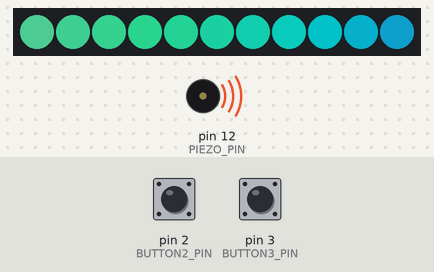
This sketch was run on a simulated Arduino Uno, built with avr-gcc and run on an emulated ATmega328P. Parts: 11 RGB LEDs in strip order, left to right, buzzer (waves = sounding). The test bench sets the inputs (shaded band); at power-on: pin 2 (BUTTON2_PIN) HIGH, pin 3 (BUTTON3_PIN) HIGH. Dim RGB values are drawn brighter than linear.

Above: at 1.26 s.
1.3 s: pin 2 (BUTTON2_PIN) pulled LOW for 0.15 s
At 1.81 s:
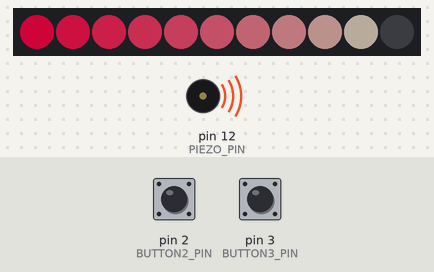
2.0 s: pin 2 (BUTTON2_PIN) pulled LOW for 1 s
At 2.4 s:
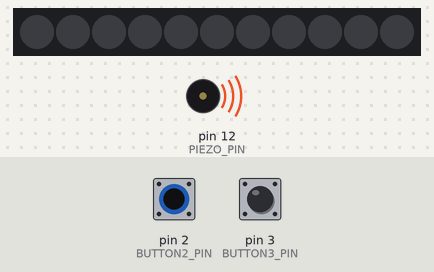
3.6 s: pin 2 (BUTTON2_PIN) pulled LOW for 0.15 s
At 4.11 s:
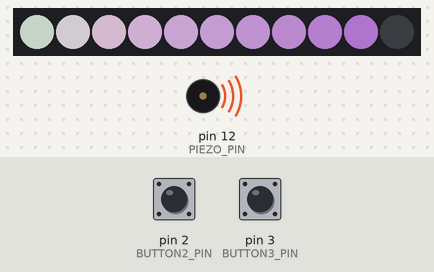
4.3 s: pin 2 (BUTTON2_PIN) pulled LOW for 3.2 s
At 7.75 s:
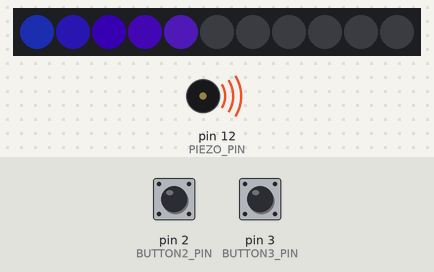
8.1 s: pin 2 (BUTTON2_PIN) pulled LOW for 0.15 s
At 8.61 s:
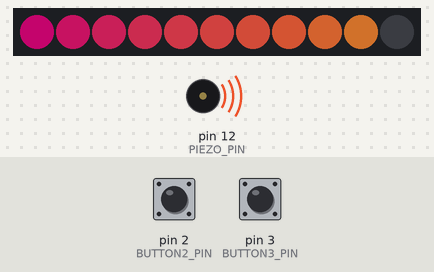
8.8 s: pin 2 (BUTTON2_PIN) pulled LOW for 1 s
At 9.97 s:
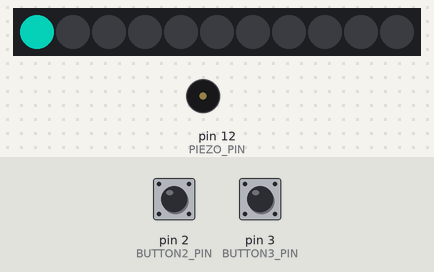
Timing chart, 0 to 13.4 s (numbered marks = the images above; inputs shaded):
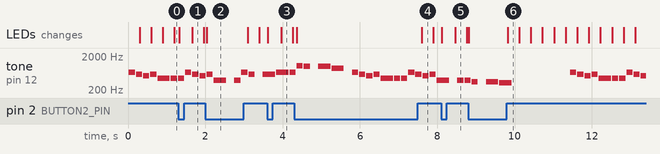

Measured:
- after the input at 1.3 s, the LEDs: first change at once (image 1 shows a later state)
- after the input at 2.0 s, the LEDs: change at once (image 2)
- after the input at 3.6 s, the LEDs: first change at once (image 3 shows a later state)
- after the input at 4.3 s, the LEDs: first change after 0.07 s (image 4 shows a later state)
- after the input at 8.1 s, the LEDs: first change at once (image 5 shows a later state)
- after the input at 8.8 s, the LEDs: first change at once (image 6 shows a later state)
- by itself, tone on pin 12 (PIEZO_PIN): plays 349 Hz for 0.16 s, 349 Hz for 0.32 s, 330 Hz for 0.32 s, 659 Hz for 0.16 s, 587 Hz for 0.16 s, 523 Hz for 0.16 s … (13 notes in this stretch)

The sketch:

matchbox.ino
```cpp
#include <Adafruit_DotStar.h>
#include <avr/pgmspace.h>         // needed for PROGMEM
#include <SPI.h>

/*
  These defines control which song is included
  Un-comment the one you wish to use as the main song, and comment out the other(s)
  NOTE: For the larger book version, the FF "fanfare" is included as a second song
  and prefixed by "fanfare_"
 */

//#define CRYSTAL_GEMS
#define GIANT_WOMAN

#include "songs.h" // include file with song definitions

const uint32_t tone_space = 25; // min spacing in ms between subsequent notes
uint32_t next_note_delay = 25; // min delay in ms before tone routine runs again
volatile bool alternate_song = false; // flag that determines which song to play

#define PIEZO_PIN 12 // The pulse-width-modulation pin is the piezo buzzer attached to

/*
  This routine will play the next note in the sequence, and set the proper delay before it
  should be called again.
  Note: static variables are initialized once, and retain value between calls.
 */
void playNextNote()
{
  static uint32_t length = 20; // duration of a 64th note
  static uint16_t count = 0; // the current note to play

  // Are we playing the alternate song? Then read from "fanfare_note_[durs/pitch]"
  // Otherwise, read from the default song
  if (alternate_song)
  {
    if (count >= fanfare_notecount) // have we reached the end of the song? then reset the counter
      count = 0;

    noTone(PIEZO_PIN); // make sure we free the pin to be used again

    // read the current note, if it's not a rest note, then play the desired pitch on the piezo pin for the specified duration
    if (pgm_read_word(&fanfare_note_pitch[count]) != REST)
      tone(PIEZO_PIN, pgm_read_word(&fanfare_note_pitch[count]), pgm_read_byte(&fanfare_note_durs[count]) * length);

    // set the delay before this should be called again by the length of the note, and the spacing between notes
    next_note_delay = pgm_read_byte(&fanfare_note_durs[count]) * length + tone_space;
  }
  else
  {
    if (count >= notecount)
      count = 0;

    noTone(PIEZO_PIN);
    if (pgm_read_word(&note_pitch[count]) != 0)
      tone(PIEZO_PIN, pgm_read_word(&note_pitch[count]), pgm_read_byte(&note_durs[count])*length);
    next_note_delay = pgm_read_byte(&note_durs[count]) * length + tone_space;
  }

  ++count; //increment the counter, so the next note is used in the next call
}


#define NUMPIXELS 11 // Number of RGB LEDs in the strip

Adafruit_DotStar strip = Adafruit_DotStar(NUMPIXELS, DOTSTAR_BRG); //initialize the strip, using hardware SPI

uint8_t brightness = 128; //0-255, scales the intensity of the LEDs
volatile bool reset_leds = 0; // flag to determine if LEDs should be blanks

/*
  This procedure will update the LED strip.
  The current sequence it implements here is to push a color onto the strip.
  Each call will move the color on each LED to the next LED.
  The new color pushed onto the strip will be an RGB value, with each channel between
  0 and "brightness"
 */
void updateLEDs()
{
  // an array holding the next color to show [R, G, B]
  static uint8_t next_color[3] = {0, 0, 0};
  // how much to change next_color by [R, G, B]
  static int8_t color_increment[3] = {7, 5, 3};

  if (reset_leds)
  {
    //set each pixel to black/off
    for (uint8_t i = 0; i < NUMPIXELS; ++i)
      strip.setPixelColor(i, 0);

    reset_leds = false; //make sure to reset this flag

    strip.show(); //update the LED strip with new colors

    return; //exit the routine
  }

  /* change each channel in next_color
     Seems complicated, but end result is each channel osciallates between 0 and brightness
     The complication is testing for sign and preventing overrun...
   */
  for (uint8_t i = 0; i < 3; ++i)
  {
    uint8_t diff = brightness - next_color[i];
    int8_t inc = color_increment[i];
    if (inc > 0 && diff < inc)
    {
      next_color[i] = brightness;
      color_increment[i] = -inc;
    }
    else if (inc < 0 && -inc >  next_color[i])
    {
      next_color[i] = 0;
      color_increment[i] = -inc;
    }
    else
      next_color[i] += inc;
  }

  //move color down one position on the strip!
  for (uint8_t i = NUMPIXELS - 1; i > 0; --i)
    strip.setPixelColor(i, strip.getPixelColor(i - 1));

  //set the first LED to "next_color"
  strip.setPixelColor(0, next_color[1], next_color[0], next_color[2]);
  strip.show(); // update strip to show new colors
}

// which pins the buttons are attached to
#define BUTTON1_PIN 0
#define BUTTON2_PIN 2
#define BUTTON3_PIN 3

/* Interrupt routine
   We attach this to a button interrupt later, whenever button is pressed, this routine is called
   Simply sets the "reset_leds" flag to true.
   NOTE: When using interrupts, the variables that are read/written to must be declared with "volatile"
 */
void resetLEDs ()
{
  reset_leds = true;
}

/* The Setup routine!
   This is called once upon startup, and a good place to initialize things.
   Here, we just initialize the strip (has it's own startup routine we need to call)
   and also set the pins we're using to the proper mode, and attach interrupts!
 */
void setup() {
  strip.begin(); // Initialize pins for output
  strip.show();  // Turn all LEDs off ASAP

  /* Change the first button to "input, with internal pullup"
     This means the pin will be held at HIGH voltage, and we can trigger it by connecting to LOW/"ground"
   */
  pinMode(BUTTON1_PIN, INPUT_PULLUP);
  attachInterrupt(2, resetLEDs, FALLING); //interrupt 2 is the corresponding intr for PIN 0..., set to run the interrupt once when changes from HIGH to LOW (aka, will run when button is pressed)

  pinMode(BUTTON2_PIN, INPUT_PULLUP);
  pinMode(BUTTON3_PIN, INPUT_PULLUP);
}

/*
  Constants used when multitasking, the delay before the specific routine should run again
  Refer to https://learn.adafruit.com/multi-tasking-the-arduino-part-1/overview for more in-depth info
 */
const uint32_t led_interval = 20; //min delay in ms before LED routine runs again
const uint32_t button_interval = 20;

/*
  The Loop! This is run after the setup routine, and called continuously.
 */
void loop() {
  static uint32_t previous_millis_led = 0; //when LED routine ran last
  static uint32_t previous_millis_note = 0; //when tone routine ran last
  static uint32_t previous_millis_button = 0; //when button routine ran last

  uint32_t current_millis = millis(); //what is the current time?

  // Has enough time passed to re-run the LED routine? then run and update last-run time
  if (current_millis - previous_millis_led >= led_interval)
  {
    previous_millis_led = millis();
    updateLEDs();
  }

  if (current_millis - previous_millis_note >= next_note_delay)
  {
    previous_millis_note = millis();
    playNextNote();
  }

  if (current_millis - previous_millis_button >= button_interval)
  {
    previous_millis_button = millis();
    if (digitalRead(BUTTON2_PIN) == LOW)
      reset_leds = true;
    else if (digitalRead(BUTTON3_PIN) == LOW)
      alternate_song = true;
    else
      alternate_song = false;
  }
}
```

pitches.h
```cpp
/*************************************************
 * Public Constants
 *************************************************/

#define REST      0
#define NOTE_B0  31
#define NOTE_C1  33
#define NOTE_CS1 35
#define NOTE_D1  37
#define NOTE_DS1 39
#define NOTE_E1  41
#define NOTE_F1  44
#define NOTE_FS1 46
#define NOTE_G1  49
#define NOTE_GS1 52
#define NOTE_A1  55
#define NOTE_AS1 58
#define NOTE_B1  62
#define NOTE_C2  65
#define NOTE_CS2 69
#define NOTE_D2  73
#define NOTE_DS2 78
#define NOTE_E2  82
#define NOTE_F2  87
#define NOTE_FS2 93
#define NOTE_G2  98
#define NOTE_GS2 104
#define NOTE_A2  110
#define NOTE_AS2 117
#define NOTE_B2  123
#define NOTE_C3  131
#define NOTE_CS3 139
#define NOTE_D3  147
#define NOTE_DS3 156
#define NOTE_E3  165
#define NOTE_F3  175
#define NOTE_FS3 185
#define NOTE_G3  196
#define NOTE_GS3 208
#define NOTE_A3  220
#define NOTE_AS3 233
#define NOTE_B3  247
#define NOTE_C4  262
#define NOTE_CS4 277
#define NOTE_D4  294
#define NOTE_DS4 311
#define NOTE_E4  330
#define NOTE_F4  349
#define NOTE_FS4 370
#define NOTE_G4  392
#define NOTE_GS4 415
#define NOTE_A4  440
#define NOTE_AS4 466
#define NOTE_B4  494
#define NOTE_C5  523
#define NOTE_CS5 554
#define NOTE_D5  587
#define NOTE_DS5 622
#define NOTE_E5  659
#define NOTE_F5  698
#define NOTE_FS5 740
#define NOTE_G5  784
#define NOTE_GS5 831
#define NOTE_A5  880
#define NOTE_AS5 932
#define NOTE_B5  988
#define NOTE_C6  1047
#define NOTE_CS6 1109
#define NOTE_D6  1175
#define NOTE_DS6 1245
#define NOTE_E6  1319
#define NOTE_F6  1397
#define NOTE_FS6 1480
#define NOTE_G6  1568
#define NOTE_GS6 1661
#define NOTE_A6  1760
#define NOTE_AS6 1865
#define NOTE_B6  1976
#define NOTE_C7  2093
#define NOTE_CS7 2217
#define NOTE_D7  2349
#define NOTE_DS7 2489
#define NOTE_E7  2637
#define NOTE_F7  2794
#define NOTE_FS7 2960
#define NOTE_G7  3136
#define NOTE_GS7 3322
#define NOTE_A7  3520
#define NOTE_AS7 3729
#define NOTE_B7  3951
#define NOTE_C8  4186
#define NOTE_CS8 4435
#define NOTE_D8  4699
#define NOTE_DS8 4978

/*************************************************
* Note Duration Constants
*************************************************/
#define FN 1    // 64th note
#define TN 2    // 32nd note
#define DTN 3   // dotted 32nd note
#define SN 4    // 16th note
#define DSN 6   // dotted 16th note
#define EN 8    // 8th note
#define DEN 12  // dotted 8th note
#define QN 16   // quarter note
#define DQN 24  // dotted quarter note
#define HN 32   // half note
#define DHN 48  // dotted half note
#define WN 64   // whole note
#define DWN 96  // dotted whole note
```

songs.h
```cpp
#include <avr/pgmspace.h>         // needed for PROGMEM
#include "pitches.h"

const uint16_t fanfare_notecount = 69;
const PROGMEM uint8_t fanfare_note_durs[] = {
	EN, EN, EN, QN, QN, QN,
	QN, EN, DHN,
	QN, QN, QN, EN, QN,
	EN, QN, EN, QN, EN,
	QN, QN, QN, EN, 72,
	QN, QN, QN, EN, QN,
	EN, QN, EN, QN, EN,
	QN, QN, QN, EN, 72,
	QN, QN, QN, EN, QN,
	EN, QN, EN, QN, EN,
	QN, QN, QN, EN, 72,
	QN, QN, QN, EN, QN,
	EN, QN, EN, QN, EN,
	QN, QN, QN, EN, 136,
};

const PROGMEM uint16_t fanfare_note_pitch[] = {
  NOTE_F5, NOTE_F5, NOTE_F5, NOTE_F5, NOTE_CS5, NOTE_DS5,
	NOTE_F5, NOTE_DS5, NOTE_F5,
	NOTE_C5, NOTE_B4, NOTE_C5, NOTE_B4, NOTE_DS5,
	NOTE_DS5, NOTE_D5, NOTE_E5, NOTE_D5, NOTE_D5,
	NOTE_C5, NOTE_B4, NOTE_A4, NOTE_B4, NOTE_G4,
	NOTE_C5, NOTE_B4, NOTE_C5, NOTE_B4, NOTE_DS5,
	NOTE_DS5, NOTE_D5, NOTE_E5, NOTE_D5, NOTE_D5,
	NOTE_C5, NOTE_B4, NOTE_C5, NOTE_DS5, NOTE_F5,
	NOTE_C5, NOTE_B4, NOTE_C5, NOTE_B4, NOTE_DS5,
	NOTE_DS5, NOTE_D5, NOTE_E5, NOTE_D5, NOTE_D5,
	NOTE_C5, NOTE_B4, NOTE_A4, NOTE_B4, NOTE_G4,
	NOTE_C5, NOTE_B4, NOTE_C5, NOTE_B4, NOTE_DS5,
	NOTE_DS5, NOTE_D5, NOTE_E5, NOTE_D5, NOTE_D5,
  NOTE_C5, NOTE_B4, NOTE_C5, NOTE_DS5, NOTE_F5,
};

#ifdef CRYSTAL_GEMS
const uint16_t notecount = 58;
//non chorded version
const PROGMEM uint8_t note_durs[] = {
	HN, HN,
	QN, EN, QN, DQN,
	HN, QN, QN,
	QN, QN, QN, EN, EN+HN,
	QN, EN, EN,
	EN, QN, QN, QN, EN+EN,
	EN, QN, HN,
	QN, QN, QN, EN, EN+HN,
	QN, QN,
	DQN, EN, EN, DQN,
	HN, HN,
	HN, QN, EN, EN+QN,
	HN, QN,
	QN, DEN, SN, QN, QN,
	QN, QN, HN,
	WN,
	SN, SN, SN, SN,
	SN, SN, SN, SN,
	SN, SN, SN, SN,
	SN, SN, SN, WN+SN,
};
const PROGMEM uint16_t note_pitch[] = {
	NOTE_D4, REST,
	NOTE_G4, NOTE_G4, NOTE_D4, NOTE_D4,
	NOTE_DS4, REST, NOTE_B3,
	NOTE_DS4, NOTE_D4, NOTE_D4, NOTE_D4, NOTE_E4,
	REST, REST, NOTE_E4,
	NOTE_B4, NOTE_A4, NOTE_G4, NOTE_A4, NOTE_A4,
	REST, REST, NOTE_DS4,
	NOTE_B4, NOTE_A4, NOTE_G4, NOTE_F4, NOTE_G4,
	REST, NOTE_D4,
	NOTE_B4, NOTE_A4, NOTE_G4, NOTE_A4,
	NOTE_F4, NOTE_DS4,
	NOTE_B3, REST, NOTE_A3, NOTE_A3,
	NOTE_G3, REST,
	NOTE_B4, NOTE_A4, REST, NOTE_G4, NOTE_A4,
	NOTE_G4, REST, NOTE_DS4,
	NOTE_B4,
	NOTE_G3, NOTE_B3, NOTE_D4, NOTE_F4,
	NOTE_G4, NOTE_B4, NOTE_D5, NOTE_B3,
	NOTE_D4, NOTE_F4, NOTE_G4, NOTE_B4,
	NOTE_D5, NOTE_F5, NOTE_G5, NOTE_B5,
};

#endif //CRYSTAL_GEMS

#ifdef GIANT_WOMAN
const uint16_t notecount = 211;
const PROGMEM uint8_t note_durs[] = {
	EN, EN, EN, EN, QN, EN, EN,
	EN, EN, EN, EN, QN, EN, EN,
	EN, EN, EN, QN, QN, EN,
	EN, EN, EN, QN, QN, EN,
	EN, EN, EN, EN, QN, EN, EN,
	EN, EN, EN, EN, QN, EN, EN,

	EN, EN, EN, QN, QN, EN,
	WN,
	EN, EN, EN, EN, QN, EN, EN,
	EN, EN, EN, EN, QN, EN, EN,
	EN, EN, EN, QN, QN, EN,
	EN, EN, EN, QN, QN, EN,

	EN, EN, EN, EN, QN, EN, EN,
	EN, EN, EN, EN, QN, EN, EN,
	EN, EN, EN, QN, QN, EN,
	WN,
	EN, EN, EN, EN, EN, EN, EN, EN,

	EN, EN, EN, EN, DQN, EN,
	QN, QN, QN, EN, EN,
	DQN, EN, EN, QN, EN,
	EN, EN, EN, EN, EN, EN, EN, EN,
	EN, EN, EN, EN, DQN, EN,

	QN, QN, DQN, EN,
	QN, QN, EN, QN, EN,
	EN, EN, EN, EN, QN, EN, EN,
	EN, EN, EN, QN, EN, EN, EN,
	QN, QN, EN, EN, QN,
	QN, EN, QN, QN, EN,

	EN, EN, EN, EN, QN, EN, EN,
	EN, EN, EN, EN, QN, EN, EN,
	EN, EN, EN, QN, QN, EN,
	EN, EN, EN, QN, QN, EN,
	EN, EN, EN, EN, QN, EN, EN,

	EN, EN, EN, EN, QN, EN, EN,
	EN, EN, EN, QN, DQN,
  WN,
};
const PROGMEM uint16_t note_pitch[] = {
	NOTE_E5, NOTE_D5, NOTE_C5, NOTE_D5, NOTE_A4, NOTE_A4, NOTE_A4,
	NOTE_E5, NOTE_D5, NOTE_C5, NOTE_D5, NOTE_G4, REST, NOTE_G4,
	NOTE_E5, NOTE_D5, REST, NOTE_D5, NOTE_E5, NOTE_E5,
	NOTE_C6, NOTE_B5, REST, NOTE_B5, NOTE_A5, REST,
	NOTE_E5, NOTE_D5, NOTE_C5, NOTE_D5, NOTE_A4, NOTE_A4, NOTE_A4,
	NOTE_E5, NOTE_D5, NOTE_C5, NOTE_D5, NOTE_G4, REST, NOTE_G4,

	NOTE_G4, NOTE_F4, REST, NOTE_F4, NOTE_E4, REST,
	REST,
	NOTE_E5, NOTE_D5, NOTE_C5, NOTE_D5, NOTE_A4, NOTE_A4, NOTE_A4,
	NOTE_E5, NOTE_D5, NOTE_C5, NOTE_D5, NOTE_G4, REST, NOTE_G4,
	NOTE_E5, NOTE_D5, REST, NOTE_D5, NOTE_E5, NOTE_E5,
	NOTE_C6, NOTE_B5, REST, NOTE_B5, NOTE_A5, REST,

	NOTE_E5, NOTE_D5, NOTE_C5, NOTE_D5, NOTE_A4, NOTE_A4, NOTE_A4,
	NOTE_E5, NOTE_D5, NOTE_C5, NOTE_D5, NOTE_G4, REST, NOTE_G4,
	NOTE_G4, NOTE_F4, REST, NOTE_F4, NOTE_E4, REST,
	REST,
	NOTE_E5, NOTE_E5, NOTE_E5, NOTE_E5, NOTE_DS5, REST, NOTE_B4, NOTE_B4,

	NOTE_A5, NOTE_A5, REST, NOTE_G5, REST, NOTE_G5,
	NOTE_G5, NOTE_G5, NOTE_G5, NOTE_G5, NOTE_A5,
	NOTE_G5, NOTE_A5, NOTE_G5, NOTE_E5, NOTE_E5,
	NOTE_E5, NOTE_E5, NOTE_E5, NOTE_E5, NOTE_DS5, REST, NOTE_B4, NOTE_B4,
	NOTE_A5, NOTE_A5, REST, NOTE_G5, REST, NOTE_G5,

	NOTE_G5, NOTE_A5, NOTE_G5, NOTE_A5,
	NOTE_G5, NOTE_A5, NOTE_G5, NOTE_E5, REST,
	NOTE_E5, NOTE_D5, NOTE_C5, NOTE_D5, NOTE_A4, REST, NOTE_A4,
	NOTE_E5, NOTE_D5, NOTE_C5, NOTE_D5, NOTE_G4, REST, NOTE_G4,
	NOTE_E5, NOTE_E5, NOTE_E5, NOTE_E5, NOTE_E5,
	NOTE_E5, NOTE_F5, NOTE_E5, NOTE_D5, REST,

	NOTE_E5, NOTE_D5, NOTE_C5, NOTE_D5, NOTE_A4, NOTE_A4, NOTE_A4,
	NOTE_E5, NOTE_D5, NOTE_C5, NOTE_D5, NOTE_A4, REST, NOTE_A4,
	NOTE_E5, NOTE_D5, REST, NOTE_D5, NOTE_E5, NOTE_E5,
	NOTE_C6, NOTE_B5, REST, NOTE_B5, NOTE_A5, REST,
	NOTE_E5, NOTE_D5, NOTE_C5, NOTE_D5, NOTE_A4, NOTE_A4, NOTE_A4,

	NOTE_E5, NOTE_D5, NOTE_C5, NOTE_D5, NOTE_G4, REST, NOTE_G4,
	NOTE_E5, NOTE_D5, REST, NOTE_D5, NOTE_C5,
  NOTE_C5,
};

#endif //GIANT_WOMAN

#ifdef ANOTHER_WINTER
const uint16_t notecount = 69;
const PROGMEM uint8_t note_durs[] = {
	EN, EN, EN, QN, QN, QN,
	QN, EN, DHN,
	QN, QN, QN, EN, QN,
	EN, QN, EN, QN, EN,
	QN, QN, QN, EN, 72,
	QN, QN, QN, EN, QN,
	EN, QN, EN, QN, EN,
	QN, QN, QN, EN, 72,
	QN, QN, QN, EN, QN,
	EN, QN, EN, QN, EN,
	QN, QN, QN, EN, 72,
	QN, QN, QN, EN, QN,
	EN, QN, EN, QN, EN,
	QN, QN, QN, EN, 136,
};

const PROGMEM uint16_t note_pitch[] = {
  NOTE_F5, NOTE_F5, NOTE_F5, NOTE_F5, NOTE_CS5, NOTE_DS5,
	NOTE_F5, NOTE_DS5, NOTE_F5,
	NOTE_C5, NOTE_B4, NOTE_C5, NOTE_B4, NOTE_DS5,
	NOTE_DS5, NOTE_D5, NOTE_E5, NOTE_D5, NOTE_D5,
	NOTE_C5, NOTE_B4, NOTE_A4, NOTE_B4, NOTE_G4,
	NOTE_C5, NOTE_B4, NOTE_C5, NOTE_B4, NOTE_DS5,
	NOTE_DS5, NOTE_D5, NOTE_E5, NOTE_D5, NOTE_D5,
	NOTE_C5, NOTE_B4, NOTE_C5, NOTE_DS5, NOTE_F5,
	NOTE_C5, NOTE_B4, NOTE_C5, NOTE_B4, NOTE_DS5,
	NOTE_DS5, NOTE_D5, NOTE_E5, NOTE_D5, NOTE_D5,
	NOTE_C5, NOTE_B4, NOTE_A4, NOTE_B4, NOTE_G4,
	NOTE_C5, NOTE_B4, NOTE_C5, NOTE_B4, NOTE_DS5,
	NOTE_DS5, NOTE_D5, NOTE_E5, NOTE_D5, NOTE_D5,
  NOTE_C5, NOTE_B4, NOTE_C5, NOTE_DS5, NOTE_F5,
};
#endif //ANOTHER_WINTER
```
